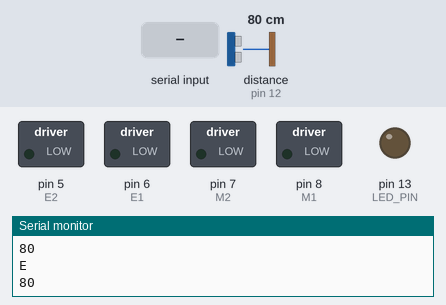
The sketch below on a simulated Arduino Uno, built with avr-gcc and run on an emulated ATmega328P. On the bench: switched loads named in the sketch (green lamp = pin HIGH), output pins drawn as LEDs (lit = HIGH), the last lines printed to the serial monitor. Wiring (inferred from the names in the program): ultrasonic range finder: trigger pin 12; echo pin 12. Dashed ring = blinking. The inputs (shaded band) are chosen by the test bench; at power-on: distance to the obstacle (sensor on pin 12) 80 cm. The echo pulse lasts 58.3 µs per cm.

Above: at 1.2 s.
1.3 s: "g" received over Serial
At 1.8 s:
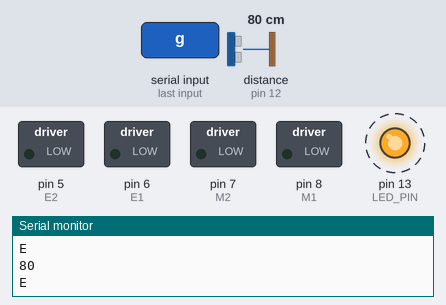
Timing chart, 0 to 7.8 s (numbered marks = the images above; inputs shaded):
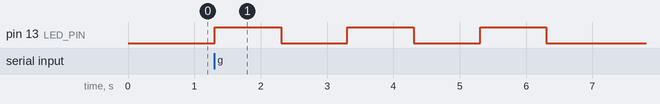

The sketch:

rover_controller.ino
```cpp
/*
Rover communicates with the RPi using the usb port.  RPi's
ROS node then reads the information, sends feedback, and forwards
any relevant data back to the ROS Master node.
 */

/*
 DFRobotShip V2 Rover
 */

int speed = 255; //maximum motor speed
int E1 = 6; //M1 Speed Control
int E2 = 5; //M2 Speed Control
int M1 = 8; //M1 Direction Control
int M2 = 7; //M2 Direction Control

int LED_PIN = 13; //default led for arduino
int ULTRASONIC_PIN = 12; //ultrasonic distance sensor

int DANGER_FLAG = 0; //set to 1 if danger of falling off the table.

void configureMotorController() {
  for(int i = 5; i <= 8; i++) {
    pinMode(i, OUTPUT);
  }
}

void goForward() {
  analogWrite (E1,speed);
  digitalWrite(M1,LOW);
  analogWrite (E2,speed);
  digitalWrite(M2,LOW);
}

void goLeft() {
  analogWrite (E1,speed);
  digitalWrite(M1,LOW);
  analogWrite (E2,0);
  digitalWrite(M2,LOW);
}

void goRight() {
  analogWrite (E2,speed);
  digitalWrite(M2,LOW);
  analogWrite (E1,0);
  digitalWrite(M1,LOW);
}

void stopRover() {
  analogWrite (E1,0);
  digitalWrite(M1,LOW);

  analogWrite (E2,0);
  digitalWrite(M2,LOW);

}

void goBackwards() {
  analogWrite (E1,speed);
  digitalWrite(M1,HIGH);

  analogWrite (E2,speed);
  digitalWrite(M2,HIGH);

}

void blinkLED() {
  for(int i = 0; i < 3; i++) {
    digitalWrite(LED_PIN, HIGH);
    delay(1000);
    digitalWrite(LED_PIN, LOW);
    delay(1000);
  }
}

/*
 *  Stop the rover and signal the LED to let everyone know that a goal
 *  has been reached.
*/
void signalGoal() {
  stopRover();
  blinkLED();
}

/* Execute any command we like, cause we are safe. */
void safeCommands(int command) {

  if (command == 'f') {
    goForward();
  } else if(command == 'r') {
    goRight();
  } else if(command == 'l') {
    goLeft();
  } else if(command == 'b') {
    goBackwards();
  } else if(command == 's') {
    stopRover();
  } else if(command == 'g') {
    signalGoal();
  }
}

/* We are near an edge, execute low risk commands */
void riskCommands(int command) {
  if (command == 's') {
    stopRover();
  } else if (command == 'b') {
    goBackwards();
  } else if (command == 'g') {
    signalGoal();
  }

}

/* read commands from the pi */
void getNextCommand() {
  int command;
  command = Serial.read();

  if (DANGER_FLAG == 0) {
    safeCommands(command);
  } else {
    riskCommands(command);
  }

}


long microsecondsToCentimeters(long microseconds) {
  // The speed of sound is 340 m/s or 29 microseconds per centimeter.
  // The ping travels out and back, so to find the distance of the object we
  // take half of the distance travelled.
  return microseconds / 29 / 2;
}

long ping() {
   long duration, cm;

  // The PING))) is triggered by a HIGH pulse of 2 or more microseconds.
  // Give a short LOW pulse beforehand to ensure a clean HIGH pulse:
  pinMode(ULTRASONIC_PIN, OUTPUT);
  digitalWrite(ULTRASONIC_PIN, LOW);
  delayMicroseconds(2);
  digitalWrite(ULTRASONIC_PIN, HIGH);
  delayMicroseconds(5);
  digitalWrite(ULTRASONIC_PIN, LOW);

  // The same pin is used to read the signal from the PING))): a HIGH pulse
  // whose duration is the time (in microseconds) from the sending of the ping
  // to the reception of its echo off of an object.
  pinMode(ULTRASONIC_PIN, INPUT);
  duration = pulseIn(ULTRASONIC_PIN, HIGH);

  cm = microsecondsToCentimeters(duration);
  return cm;
}

/* Sets the danger flag and stops the rover if we might fall off the table. */
void setDangerFlag() {
  int cm = ping();

  Serial.print(cm);
  Serial.println();

  if (cm > 5) {
    Serial.print("E");
    Serial.println();
    stopRover();
    DANGER_FLAG = 1;
  } else {
    DANGER_FLAG = 0;
  }
}

void setup() {
  //set led pin mode to output
  pinMode(LED_PIN, OUTPUT);

  configureMotorController();
  Serial.begin(9600);
}

void loop() {
  setDangerFlag();

  if (Serial.available() > 0) {
    getNextCommand();
  }

}
```

Measured:
- after the input at 1.3 s, pin 13 (LED_PIN): alternates HIGH for 1.0 s and LOW for 1.0 s, 6 changes in all, then stays LOW, starting at once
